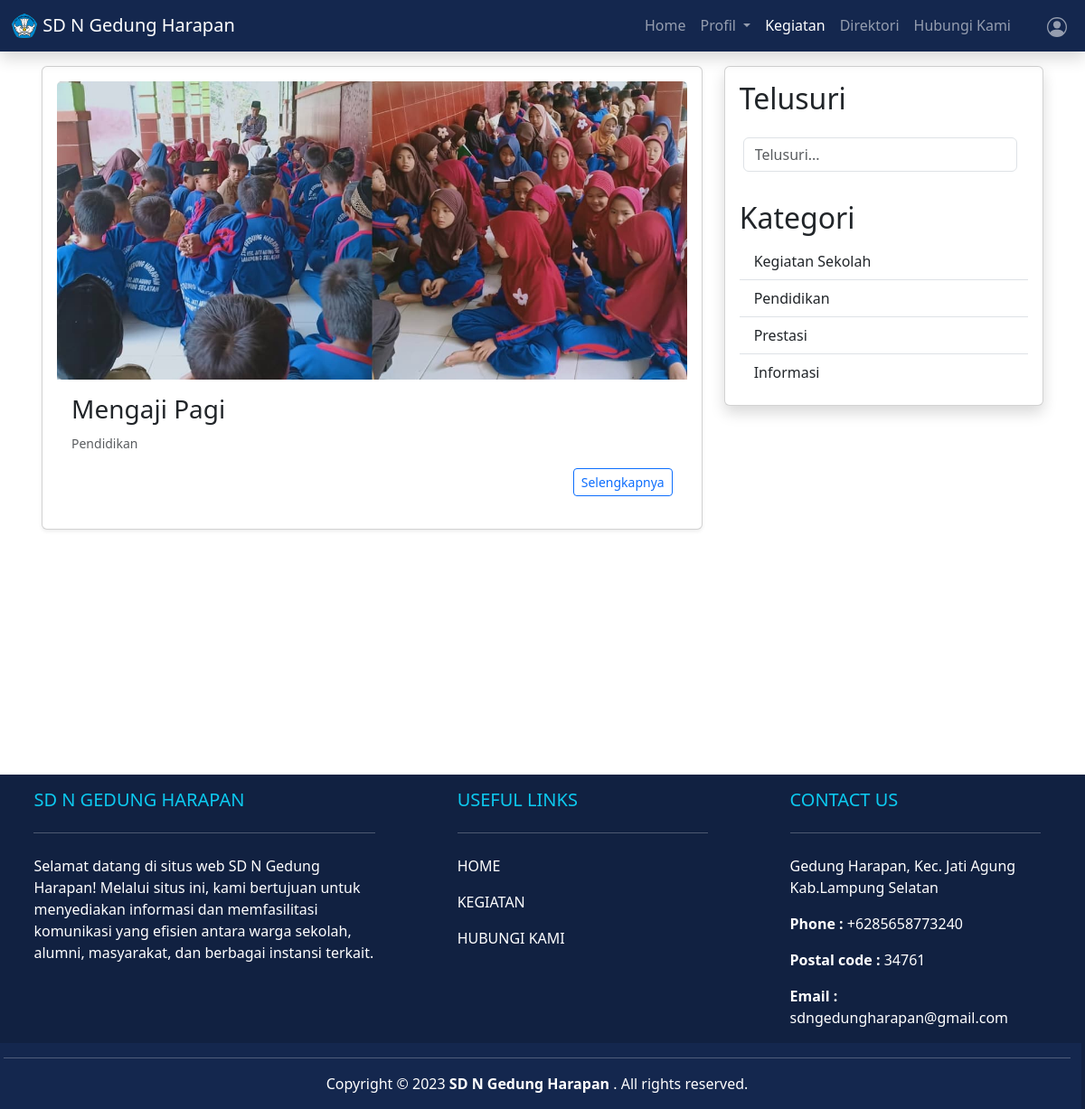
Screenshot of /filter_kgt.php?kategori=Pendidikan with the database file from the repository.
### tables this page shows
CREATE TABLE `kegiatan` (
  `id` int(11) NOT NULL,
  `judul` varchar(100) NOT NULL,
  `deskripsi` varchar(1000) NOT NULL,
  `kategori` varchar(50) NOT NULL,
  `gambar` varchar(200) NOT NULL
);

### admin/functions.php (called while the page is built, shortened)
<?php
$db = mysqli_connect("localhost", "root", "", "dbSekolah");
function query($query)
{
    global $db;
    $result = mysqli_query($db, $query);
    $rows = [];
    while ($row = mysqli_fetch_assoc($result)) {
        $rows[] = $row;
    }
    return $rows;
}

### filter_kgt.php (the view, shortened to what this page needs)
<?php
require 'admin/functions.php';
if (isset($_GET['kategori']) && !empty($_GET['kategori'])) {
    $selected_kategori = $_GET['kategori'];
    $kegiatan = query("SELECT * FROM kegiatan WHERE kategori = '$selected_kategori'ORDER BY id DESC");
} else {
    header("Location: kegiatan.php");
    exit();
}
?>
<!DOCTYPE html>
<html lang="en">
<head>
    <link href="https://cdn.jsdelivr.net/npm/bootstrap@5.3.2/dist/css/bootstrap.min.css" rel="stylesheet">
</head>
<body>
    <nav class="navbar sticky-top navbar-expand-lg navbar-dark shadow">
        <div class="container-fluid">
            <a class="navbar-brand" href="#">
                <img src="assets/image/logo.png" alt="LOGO" height="30" class="d-inline-block align-text-top">
                SD N Gedung Harapan
            </a>
            <div class="collapse navbar-collapse" id="navbarNavDropdown">
                <ul class="navbar-nav ms-auto">
                    <li class="nav-item">
                        <a class="nav-link " aria-current="page" href="index.php">Home</a>
                    </li>
                    <li class="nav-item dropdown">
                        <a class="nav-link dropdown-toggle" href="#" id="navbarDropdownMenuLink" role="button" data-bs-toggle="dropdown" aria-expanded="false">
                            Profil
                        </a>
                    </li>
                    <li class="nav-item">
                        <a class="nav-link active text-bold" href="kegiatan.php">Kegiatan</a>
                    </li>
                    <li class="nav-item">
                        <a class="nav-link" href="direktori.php">Direktori</a>
                    </li>
                    <li class="nav-item">
                        <a class="nav-link" href="hubungi.php">Hubungi Kami</a>
                    </li>
                    <li class="nav-item ms-4">
                        <a class="nav-link" href="admin/login.php">
                        </a>
                    </li>
                </ul>
            </div>
        </div>
    </nav>
    <section>
        <div class="container p-3 min-vh-100">
            <div class="row">
                <div class="col-md-8">
                    <div class="row row-cols-1 g-4">
                        <?php foreach ($kegiatan as $index => $row) : ?>
                            <div class="col">
                                <div class="card shadow-sm p-3">
                                    <img src="brt_kgt/image/<?= $row["gambar"]; ?>" class="card-img-top" alt="Kegiatan">
                                    <div class="card-body">
                                        <h3 class="card-title"><?= $row["judul"]; ?></h3>
                                        <p class="card-text"><small class="text-body-secondary"><?= $row["kategori"]  ?></small></p>
                                        <div class="d-grid gap-2 d-md-block mb-1 text-end">
                                            <button class="btn btn-outline-primary btn-sm" type="button" data-bs-toggle="collapse" data-bs-target="#collapse<?= $index; ?>" aria-expanded="false" aria-controls="collapse<?= $index; ?>">
                                                Selengkapnya
                                            </button>
                                        </div>
                                    </div>
                                </div>
                            </div>
                        <?php endforeach; ?>
                    </div>
                </div>
                <div class="col-md-4 ">
                    <div class="card sidebar-card shadow">
                        <div class="card-body">
                            <h2>Telusuri</h2>
                            <form action="" method="post" class="row mb-3 p-3" role="search" ">
                                <input class=" col form-control me-2 " type=" search" name="keyword" placeholder="Telusuri..." aria-label="Search" autocomplete="off">
                            </form>
                            <h2>Kategori</h2>
                            <ul class="list-group list-group-flush ">
                                <li class="list-group-item"><a class="text-decoration-none text-dark" href="filter_kgt.php?kategori=Kegiatan">Kegiatan Sekolah</a></li>
                                <li class="list-group-item"><a class="text-decoration-none text-dark" href="filter_kgt.php?kategori=Pendidikan">Pendidikan</a></li>
                                <li class="list-group-item"><a class="text-decoration-none text-dark" href="filter_kgt.php?kategori=Prestasi">Prestasi</a></li>
                                <li class="list-group-item"><a class="text-decoration-none text-dark" href="filter_kgt.php?kategori=Informasi">Informasi</a></li>
                            </ul>
                        </div>
                    </div>
                </div>
            </div>
        </div>
    </section>
    <footer class="text-white pe-3 ps-1" style="background-color:rgba(17, 33, 65) ;">
        <div class="containeR  text-md-left">
            <div class="row  text-md-left">
                <div class="col-md-4 col-lg-4 col-xl-4 mx-auto mt-3">
                    <h5 class="text-uppercase mb-4 font-weight-bold text-info">SD N GEDUNG HARAPAN</h5>
                    <hr class="mb-4">
                    <p>Selamat datang di situs web SD N Gedung Harapan! Melalui situs ini, kami bertujuan untuk menyediakan informasi dan memfasilitasi komunikasi yang efisien antara warga sekolah, alumni, masyarakat, dan berbagai instansi terkait.
                </div>
                <div class="col-md-3 col-lg-3 col-xl-3 mx-auto mt-3">
                    <h5 class="text-uppercase mb-4 font-weight-bold text-info">USEFUL LINKS</h5>
                    <hr class="mb-4">
                    <p>
                        <a href="index.php" class="text-white" style="text-decoration: none;">HOME</a>
                    </p>
                    <p>
                        <a href="kegiatan.php" class="text-white" style="text-decoration: none;">KEGIATAN</a>
                    </p>
                    <p>
                        <a href="hubungi.php" class="text-white" style="text-decoration: none;">HUBUNGI KAMI</a>
                    </p>
                </div>
                <div class="col-md-3 col-lg-3 col-xl-3 mx-auto mt-3">
                    <h5 class="text-uppercase mb-4 font-weight-bold text-info">CONTACT US</h5>
                    <hr class="mb-4">
                    <p>
                        Gedung Harapan, Kec. Jati Agung
                        Kab.Lampung Selatan
                    </p>
                    <p><strong>Phone : </strong>+6285658773240</p>
                    <p><strong>Postal code : </strong>34761</p>
                    <p><strong>Email : </strong>sdngedungharapan@gmail.com</p>
                </div>
                <div class="text-center " style="background-color: #14274E;">
                    <hr class="mb-3">
                    <div class="row d-flex justify-content-center">
                        <div>
                            <p>
                                Copyright &copy; 2023 <b>SD N Gedung Harapan</b> . All rights reserved.
                            </p>
                        </div>
                    </div>
                </div>
            </div>
        </div>
    </footer>
</body>
</html>

### filter_kgt.php (style rules this page uses)
body { box-sizing: border-box; }
.navbar { background-color: #14274E !important; }

### rows the page displays
kegiatan: gambar (picture), judul "Mengaji Pagi", kategori "Pendidikan"
